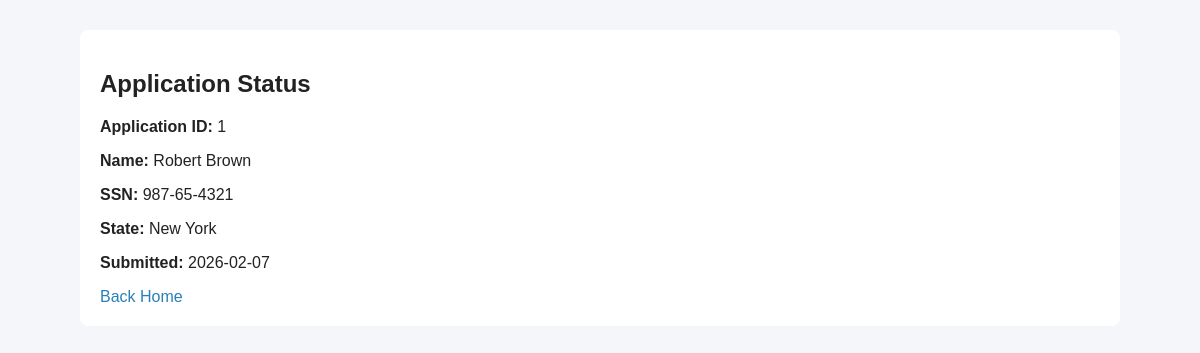
/application/1/status, run on the app's committed database.
### tables this page shows
CREATE TABLE citizen_apps (
            app_id INTEGER PRIMARY KEY AUTOINCREMENT,
            fullname VARCHAR(100) NOT NULL,
            email VARCHAR(100),
            phno VARCHAR(15),
            ssn VARCHAR(20) UNIQUE,
            gender CHAR(1),
            state_name VARCHAR(50),
            create_date DATE DEFAULT CURRENT_DATE,
            update_date DATE,
            created_by VARCHAR(50),
            updated_by VARCHAR(50)
        );

### app.py (the view)
@app.route('/application/<int:app_id>/status')
def application_status(app_id):
    conn = get_db()
    cur = conn.cursor()
    cur.execute('SELECT * FROM citizen_apps WHERE app_id = ?', (app_id,))
    application = cur.fetchone()
    if not application:
        conn.close()
        return "Application not found"
    conn.close()
    return render_template('public/status.html', application=application)

### app.py (called while the page is built)
def get_db():
    conn = sqlite3.connect(DB_NAME)
    conn.row_factory = sqlite3.Row
    return conn

### templates/public/status.html (shortened to what this page needs)
<!DOCTYPE html>
<html>
<head>
    <link rel="stylesheet" href="{{ url_for('static', filename='css/style.css') }}">
</head>
<body>
    <div class="container">
        <h2>Application Status</h2>
        {% if application %}
            <p><strong>Application ID:</strong> {{ application['app_id'] }}</p>
            <p><strong>Name:</strong> {{ application['fullname'] }}</p>
            <p><strong>SSN:</strong> {{ application['ssn'] }}</p>
            <p><strong>State:</strong> {{ application['state_name'] }}</p>
            <p><strong>Submitted:</strong> {{ application['create_date'] }}</p>
        {% else %}
            <p>Application not found.</p>
        {% endif %}
        <a href="/">Back Home</a>
    </div>
</body>
</html>

### static/css/style.css (style rules this page uses)
body { font-family: Arial, Helvetica, sans-serif; background: #f4f6f9; color:#222; }
.container { max-width: 1000px; margin: 30px auto; padding: 20px; background: #fff; border-radius:8px; }
a { color:#2980b9; text-decoration:none }

### data on the page
citizen_apps: app_id "1", fullname "Robert Brown", ssn "987-65-4321", state_name "New York", create_date "2026-02-07"
